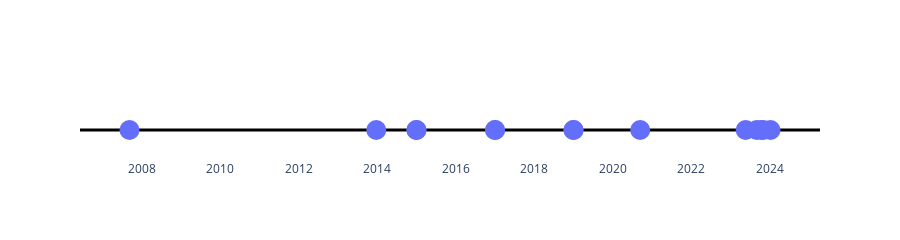

The notebook cell saved with this chart:
### Code cell
import plotly.graph_objects as go
fig = go.Figure()
fig.add_trace(go.Scatter(
    x=df.Date, y=[0]*df.shape[0], mode='markers', marker_size=20
))
# fig.update_layout(yaxis_range=[-1,1])
fig.update_xaxes(showgrid=False)
fig.update_yaxes(showgrid=False,
                 zeroline=True, zerolinecolor='black', zerolinewidth=3,
                 showticklabels=False)
fig.update_layout(height=200, plot_bgcolor='white')

# for i, r in df.iterrows():
#     fig.add_annotation(
#         x=r.Date, 
#         y=r.Level / 10,
#         text=r.Product,
#         showarrow=False,
#         bgcolor='white'
#     )

fig.show()

### Figure 1 — Plotly figure (JSON) as saved in the notebook; plotly's stock layout.template omitted (floating-point values rounded to 4 significant figures)
{"data": [{"marker": {"size": 20}, "mode": "markers", "type": "scatter", "x": ["2007-09-11T00:00:00", "2013-12-23T00:00:00", "2015-01-01T00:00:00", "2015-01-01T00:00:00", "2017-01-01T00:00:00", "2020-09-12T00:00:00", "2017-01-01T00:00:00", "2019-01-01T00:00:00", "2019-01-01T00:00:00", "2023-05-21T00:00:00", "2023-09-01T00:00:00", "2023-10-11T00:00:00", "2024-01-07T00:00:00", "2023-11-01T00:00:00"], "y": [0, 0, 0, 0, 0, 0, 0, 0, 0, 0, 0, 0, 0, 0]}], "layout": {"height": 200, "plot_bgcolor": "white", "xaxis": {"showgrid": false}, "yaxis": {"showgrid": false, "showticklabels": false, "zeroline": true, "zerolinecolor": "black", "zerolinewidth": 3}}}
